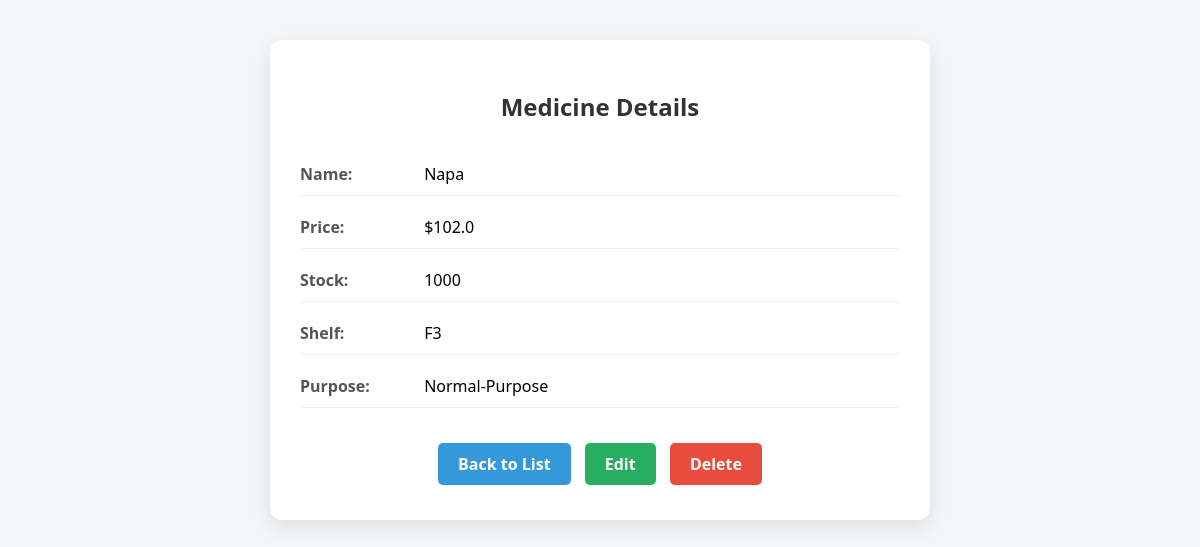
The page /medicine/3/ on the database as committed earlier.
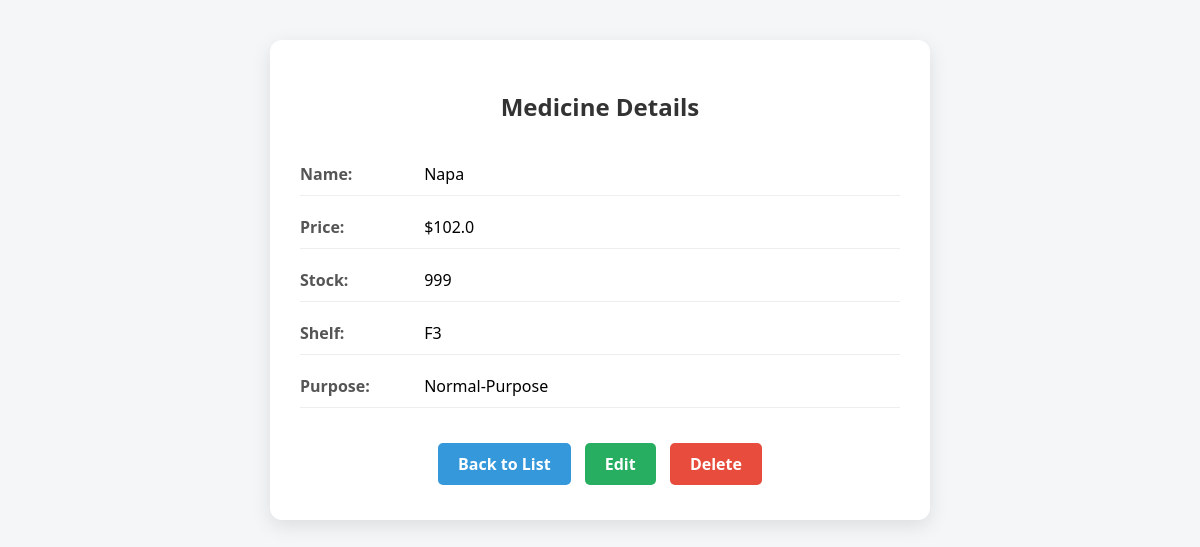
The same page on the database as committed later.
### customer/models.py (models this page shows, shortened)
class Medicine(models.Model):
    name = models.CharField(max_length=100, unique=True)
    price = models.FloatField(max_length=100, default=10)
    stock = models.IntegerField()
    shelf = models.CharField(max_length=10)
    purpose = models.CharField(max_length=100, null=True, blank=True)

### customer/views.py (the view)
# urls.py: path('medicine/<int:pk>/', MedicineDetailView.as_view(), name='medicine-detail'),
class MedicineDetailView(DetailView):
    model = Medicine
    template_name = 'medicine/medicine_detail.html'

### customer/templates/medicine/medicine_detail.html (shortened to what this page needs)
<!DOCTYPE html>
<html lang="en">
<head>
</head>
<body>
<div class="container">
    <h2>Medicine Details</h2>
    <div class="info"><strong>Name:</strong> {{ medicine.name }}</div>
    <div class="info"><strong>Price:</strong> ${{ medicine.price }}</div>
    <div class="info"><strong>Stock:</strong> {{ medicine.stock }}</div>
    <div class="info"><strong>Shelf:</strong> {{ medicine.shelf }}</div>
    <div class="info"><strong>Purpose:</strong> {{ medicine.purpose|default:"Not specified" }}</div>
    <div class="buttons">
        <a href="{% url 'medicine-list' %}" class="back">Back to List</a>
        <a href="{% url 'medicine-edit' medicine.pk %}" class="edit">Edit</a>
        <a href="{% url 'medicine-delete' medicine.pk %}" class="delete">Delete</a>
    </div>
</div>
</body>
</html>

Rows that differ between the two databases and show on the page:
changed Medicine "Napa": stock "1000" → "999"
